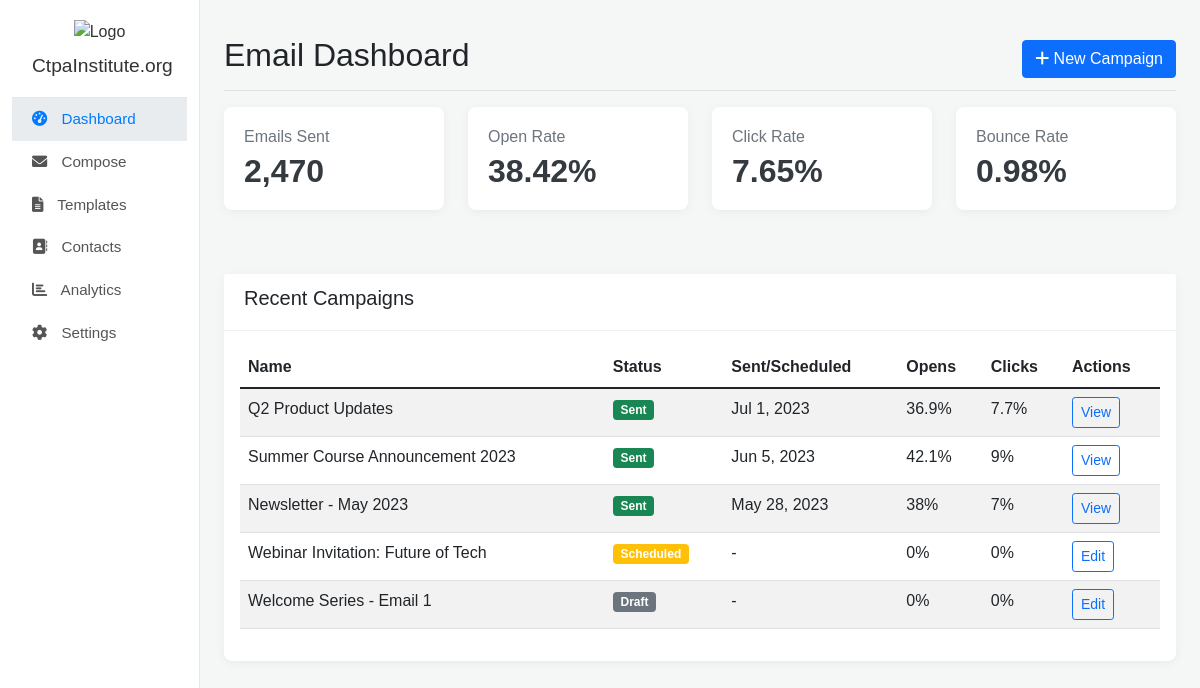
The page / on the database its author committed.
### tables this page shows
CREATE TABLE IF NOT EXISTS campaigns (
    id INT AUTO_INCREMENT PRIMARY KEY,
    name VARCHAR(255) NOT NULL,
    subject VARCHAR(255),
    body_html TEXT,
    status VARCHAR(50) DEFAULT 'Draft',  
    created_at TIMESTAMP DEFAULT CURRENT_TIMESTAMP,
    scheduled_at TIMESTAMP NULL DEFAULT NULL,
    sent_at TIMESTAMP NULL DEFAULT NULL,
    total_recipients INT DEFAULT 0,
    successfully_sent INT DEFAULT 0,
    opens_count INT DEFAULT 0,
    clicks_count INT DEFAULT 0,
    bounces_count INT DEFAULT 0
);

### includes/dashboard_functions.php (called while the page is built, shortened)
<?php
function get_dashboard_stats() {
    global $conn;
    $stats = [
        'total_emails_sent' => 0,
        'open_rate' => 0.0,
        'click_rate' => 0.0,
        'bounce_rate' => 0.0
    ];
    $query = "SELECT
                SUM(successfully_sent) as total_successfully_sent,
                SUM(opens_count) as total_opens,
                SUM(clicks_count) as total_clicks,
                SUM(bounces_count) as total_bounces
              FROM campaigns
              WHERE status = 'Sent'";
    $result = mysqli_query($conn, $query);
    if ($result && mysqli_num_rows($result) > 0) {
        $row = mysqli_fetch_assoc($result);
        $total_successfully_sent = (int)$row['total_successfully_sent'];
        $total_opens = (int)$row['total_opens'];
        $total_clicks = (int)$row['total_clicks'];
        if ($total_successfully_sent > 0) {
            $stats['total_emails_sent'] = $total_successfully_sent;
            $stats['open_rate'] = round(($total_opens / $total_successfully_sent) * 100, 2);
            $stats['click_rate'] = round(($total_clicks / $total_successfully_sent) * 100, 2);
             $query_total_recipients_for_sent = "SELECT SUM(total_recipients) as sum_total_recipients FROM campaigns WHERE status = 'Sent'";
             $res_total_recipients = mysqli_query($conn, $query_total_recipients_for_sent);
             if($res_total_recipients && mysqli_num_rows($res_total_recipients) > 0){
                $row_recipients = mysqli_fetch_assoc($res_total_recipients);
                $sum_total_recipients = (int)$row_recipients['sum_total_recipients'];
                if($sum_total_recipients > 0 && $row['total_bounces'] > 0){
                     $stats['bounce_rate'] = round(((int)$row['total_bounces'] / $sum_total_recipients) * 100, 2);
                }
             }
        }
    } else if (!$result) {
        error_log("get_dashboard_stats query failed: " . mysqli_error($conn));
    }
    return $stats;
}
function get_recent_campaigns($limit = 5) {
    global $conn;
    $campaigns = [];
    $query = "SELECT
                id, name, status, subject, body_html, created_at, scheduled_at, sent_at,
                total_recipients, successfully_sent, opens_count, clicks_count, bounces_count
              FROM campaigns
              ORDER BY
                CASE status
                    WHEN 'Sent' THEN 1
                    WHEN 'Scheduled' THEN 2
                    WHEN 'Draft' THEN 3
                    ELSE 4
                END,
                COALESCE(sent_at, scheduled_at, created_at) DESC
              LIMIT ?";
    $stmt = mysqli_prepare($conn, $query);
    mysqli_stmt_bind_param($stmt, "i", $limit);
    mysqli_stmt_execute($stmt);
    $result = mysqli_stmt_get_result($stmt);
    if ($result) {
        while ($row = mysqli_fetch_assoc($result)) {
            $opens_percentage = 0;
            $clicks_percentage = 0;
            if ((int)$row['successfully_sent'] > 0) {
                $opens_percentage = round(((int)$row['opens_count'] / (int)$row['successfully_sent']) * 100, 1);
                $clicks_percentage = round(((int)$row['clicks_count'] / (int)$row['successfully_sent']) * 100, 1);
            } elseif ((int)$row['total_recipients'] > 0 && $row['status'] !== 'Draft') {
                $opens_percentage = round(((int)$row['opens_count'] / (int)$row['total_recipients']) * 100, 1);
                $clicks_percentage = round(((int)$row['clicks_count'] / (int)$row['total_recipients']) * 100, 1);
            }
            $sent_display_date = '-';
            if ($row['status'] == 'Sent' && $row['sent_at']) {
                $sent_display_date = date("M j, Y", strtotime($row['sent_at']));
            } elseif ($row['status'] == 'Scheduled' && $row['scheduled_at']) {
                $sent_display_date = date("M j, Y", strtotime($row['scheduled_at']));
            }
            $campaigns[] = [
                'id' => $row['id'],
                'name' => htmlspecialchars($row['name']),
                'status' => htmlspecialchars($row['status']),
                'sent_at_formatted' => $sent_display_date,
                'opens_percentage' => $opens_percentage . '%',
                'clicks_percentage' => $clicks_percentage . '%',
                'successfully_sent' => (int)$row['successfully_sent'],
                'opens_count' => (int)$row['opens_count'],
                'clicks_count' => (int)$row['clicks_count']
            ];
        }
    } else {
        error_log("get_recent_campaigns execute failed: " . mysqli_error($conn));
    }
    return $campaigns;
}
?>

### dashboard.php (the view, shortened to what this page needs)
<?php
require_once 'includes/functions.php';
require_once 'includes/dashboard_functions.php';
$dashboard_stats = get_dashboard_stats();
$recent_campaigns = get_recent_campaigns(5);
?>
<?php include 'includes/header.php';  ?>
<?php include 'includes/sidebar.php';  ?>
            <main class="col-md-9 ms-sm-auto col-lg-10 px-md-4">
                <div class="d-flex justify-content-between flex-wrap flex-md-nowrap align-items-center pt-3 pb-2 mb-3 border-bottom">
                    <h1 class="h2">Email Dashboard</h1>
                    <div class="btn-toolbar mb-2 mb-md-0">
                        <button class="btn btn-primary" id="newCampaignBtn">
                            <i class="fas fa-plus"></i> New Campaign
                        </button>
                    </div>
                </div>
                <div class="row mb-4">
                    <div class="col-12 col-sm-6 col-md-3 mb-3">
                        <div class="card stat-card">
                            <div class="card-body">
                                <h5 class="card-title">Emails Sent</h5>
                                <h2 class="card-text"><?php echo isset($dashboard_stats['total_emails_sent']) ? number_format($dashboard_stats['total_emails_sent']) : '0'; ?></h2>
                            </div>
                        </div>
                    </div>
                    <div class="col-12 col-sm-6 col-md-3 mb-3">
                        <div class="card stat-card">
                            <div class="card-body">
                                <h5 class="card-title">Open Rate</h5>
                                <h2 class="card-text"><?php echo isset($dashboard_stats['open_rate']) ? $dashboard_stats['open_rate'] . '%' : '0%'; ?></h2>
                            </div>
                        </div>
                    </div>
                    <div class="col-12 col-sm-6 col-md-3 mb-3">
                        <div class="card stat-card">
                            <div class="card-body">
                                <h5 class="card-title">Click Rate</h5>
                                <h2 class="card-text"><?php echo isset($dashboard_stats['click_rate']) ? $dashboard_stats['click_rate'] . '%' : '0%'; ?></h2>
                            </div>
                        </div>
                    </div>
                    <div class="col-12 col-sm-6 col-md-3 mb-3">
                        <div class="card stat-card">
                            <div class="card-body">
                                <h5 class="card-title">Bounce Rate</h5>
                                <h2 class="card-text"><?php echo isset($dashboard_stats['bounce_rate']) ? $dashboard_stats['bounce_rate'] . '%' : '0%'; ?></h2>
                            </div>
                        </div>
                    </div>
                </div>
                <div class="card">
                    <div class="card-header">
                        <h5>Recent Campaigns</h5>
                    </div>
                    <div class="card-body">
                        <div class="table-responsive">
                            <table class="table table-striped table-hover">
                                <thead>
                                    <tr>
                                        <th>Name</th>
                                        <th>Status</th>
                                        <th>Sent/Scheduled</th>
                                        <th>Opens</th>
                                        <th>Clicks</th>
                                        <th>Actions</th>
                                    </tr>
                                </thead>
                                <tbody>
                                    <?php if (!empty($recent_campaigns)): ?>
                                        <?php foreach ($recent_campaigns as $campaign): ?>
                                            <tr>
                                                <td><?php echo $campaign['name']; ?></td>
                                                <td>
                                                    <span class="badge bg-<?php
                                                        switch (strtolower($campaign['status'])) {
                                                            case 'sent': echo 'success'; break;
                                                            case 'scheduled': echo 'warning'; break;
                                                            case 'draft': echo 'secondary'; break;
                                                        }
                                                    ?>"><?php echo $campaign['status']; ?></span>
                                                </td>
                                                <td><?php echo $campaign['sent_at_formatted']; ?></td>
                                                <td><?php echo $campaign['opens_percentage']; ?></td>
                                                <td><?php echo $campaign['clicks_percentage']; ?></td>
                                                <td>
                                                    <?php if (strtolower($campaign['status']) == 'draft' || strtolower($campaign['status']) == 'scheduled'): ?>
                                                        <button class="btn btn-sm btn-outline-primary">Edit</button>
                                                    <?php else: ?>
                                                        <button class="btn btn-sm btn-outline-primary">View</button>
                                                    <?php endif; ?>
                                                </td>
                                            </tr>
                                        <?php endforeach; ?>
                                    <?php else: ?>
                                        <tr>
                                            <td colspan="6" class="text-center">No recent campaigns found.</td>
                                        </tr>
                                    <?php endif; ?>
                                </tbody>
                            </table>
                        </div>
                    </div>
                </div>
            </main>
        </div>
    </div>
</body>
</html>

### rows shown on the page
campaigns: name "Q2 Product Updates", status "Sent", sent_at_formatted "Jul 1, 2023", opens_percentage "36.9%", clicks_percentage "7.7%", shows "View"
campaigns: name "Summer Course Announcement 2023", status "Sent", sent_at_formatted "Jun 5, 2023", opens_percentage "42.1%", clicks_percentage "9%", shows "View"
campaigns: name "Newsletter - May 2023", status "Sent", sent_at_formatted "May 28, 2023", opens_percentage "38%", clicks_percentage "7%", shows "View"
campaigns: name "Webinar Invitation: Future of Tech", status "Scheduled", sent_at_formatted "-", opens_percentage "0%", clicks_percentage "0%", shows "Edit"
campaigns: name "Welcome Series - Email 1", status "Draft", sent_at_formatted "-", opens_percentage "0%", clicks_percentage "0%", shows "Edit"

### other values the page prints
$display_company_name "CtpaInstitute.org"
$dashboard_stats['total_emails_sent'] "2,470"
$dashboard_stats['open_rate'] "38.42"
$dashboard_stats['click_rate'] "7.65"
$dashboard_stats['bounce_rate'] "0.98"
